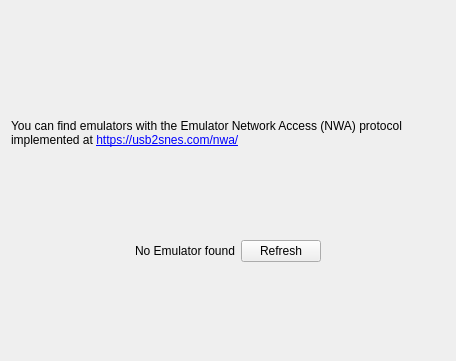
<?xml version="1.0" encoding="UTF-8"?>
<ui version="4.0">
 <class>NWAPage</class>
 <widget class="QWidget" name="NWAPage">
  <property name="geometry">
   <rect>
    <x>0</x>
    <y>0</y>
    <width>456</width>
    <height>361</height>
   </rect>
  </property>
  <property name="windowTitle">
   <string>Form</string>
  </property>
  <layout class="QVBoxLayout" name="verticalLayout">
   <item>
    <widget class="QLabel" name="label_2">
     <property name="text">
      <string/>
     </property>
     <property name="pixmap">
      <pixmap resource="../../ressources.qrc">:/img/mr chip.png</pixmap>
     </property>
    </widget>
   </item>
   <item>
    <spacer name="verticalSpacer_3">
     <property name="orientation">
      <enum>Qt::Vertical</enum>
     </property>
     <property name="sizeHint" stdset="0">
      <size>
       <width>20</width>
       <height>40</height>
      </size>
     </property>
    </spacer>
   </item>
   <item>
    <widget class="QLabel" name="label">
     <property name="text">
      <string>&lt;html&gt;&lt;head/&gt;&lt;body&gt;&lt;p&gt;You can find emulators with the Emulator Network Access (NWA) protocol implemented at &lt;a href=&quot;https://usb2snes.com/nwa/&quot;&gt;&lt;span style=&quot; text-decoration: underline; color:#0000ff;&quot;&gt;https://usb2snes.com/nwa/&lt;/span&gt;&lt;/a&gt;&lt;/p&gt;&lt;/body&gt;&lt;/html&gt;</string>
     </property>
     <property name="wordWrap">
      <bool>true</bool>
     </property>
    </widget>
   </item>
   <item>
    <spacer name="verticalSpacer_2">
     <property name="orientation">
      <enum>Qt::Vertical</enum>
     </property>
     <property name="sizeHint" stdset="0">
      <size>
       <width>20</width>
       <height>40</height>
      </size>
     </property>
    </spacer>
   </item>
   <item>
    <layout class="QHBoxLayout" name="horizontalLayout">
     <item>
      <spacer name="horizontalSpacer">
       <property name="orientation">
        <enum>Qt::Horizontal</enum>
       </property>
       <property name="sizeHint" stdset="0">
        <size>
         <width>40</width>
         <height>20</height>
        </size>
       </property>
      </spacer>
     </item>
     <item>
      <widget class="QLabel" name="statusLabel">
       <property name="text">
        <string>No Emulator found</string>
       </property>
      </widget>
     </item>
     <item>
      <widget class="QPushButton" name="refreshPushButton">
       <property name="text">
        <string>Refresh</string>
       </property>
      </widget>
     </item>
     <item>
      <spacer name="horizontalSpacer_2">
       <property name="orientation">
        <enum>Qt::Horizontal</enum>
       </property>
       <property name="sizeHint" stdset="0">
        <size>
         <width>40</width>
         <height>20</height>
        </size>
       </property>
      </spacer>
     </item>
    </layout>
   </item>
   <item>
    <spacer name="verticalSpacer">
     <property name="orientation">
      <enum>Qt::Vertical</enum>
     </property>
     <property name="sizeHint" stdset="0">
      <size>
       <width>20</width>
       <height>40</height>
      </size>
     </property>
    </spacer>
   </item>
  </layout>
 </widget>
 <resources>
  <include location="../../ressources.qrc"/>
 </resources>
 <connections/>
</ui>
